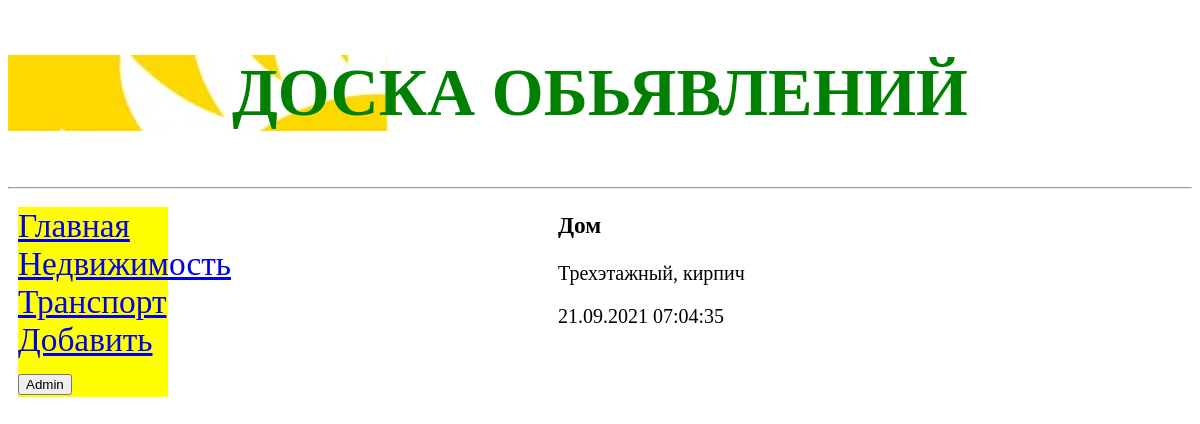
Screenshot of /bboard/1/ with the database file from the repository.
### bboard/models.py (models this page shows, shortened)
class Rubrik(models.Model):
	name = models.CharField(max_length=20, db_index=True, verbose_name="Название")
	class Meta:
		verbose_name_plural = "рубрики"
		verbose_name = "рубрика"
		ordering = ["name"]

class Bb(models.Model):
	title = models.CharField( max_length=50, verbose_name="Товар", help_text="поле заголовка", default="Типо заголовок",)
	content = models.TextField(null = True, blank=True, verbose_name="Описание", help_text="основное поле", default="Типо текс")
	price = models.FloatField(null=True, blank=True, verbose_name="Цена", help_text="поле цены",)
	published = models.DateTimeField(auto_now_add=True, db_index=True, verbose_name="Опубликованно", help_text="поле даты",)
	rubrik = models.ForeignKey("Rubrik", null=True, on_delete=models.PROTECT, verbose_name="Рубрика", help_text="поле рубрики",)
	class Meta:
		verbose_name_plural = "обьявления"
		verbose_name = "обьявление"
		ordering = ["-published"]

### bboard/views.py (the view)
# urls.py: path('<int:rubrik_id>/', by_rubrik, name='by_rubrik'),
def by_rubrik(request, rubrik_id):
	bbs = Bb.objects.filter(rubrik=rubrik_id)
	rubriks = Rubrik.objects.all()
	current_rubrik = Rubrik.objects.get(pk=rubrik_id)
	context = {"bbs":bbs, "rubriks":rubriks, "current_rubrik":current_rubrik}
	return render(request, "bboard/by_rubrik.html", context)

### bboard/templates/bboard/by_rubrik.html (shortened to what this page needs)
{% extends "layout/basic.html" %}
{% block content %}
<div>
	{% for bb in bbs %}
	<h3> {{bb.title}} </h2>
	<p> {{ bb.content }} </p>
	<p> {{ bb.published|date:"d.m.Y H:i:s" }} </p>
	{% endfor %}
</div>
{% endblock %}

### bboard/templates/layout/basic.html (shortened to what this page needs)
{% load static %}
<!DOCTYPE html>
<html>
	<head>
	</head>
	<header>
		<h2> Доска обьявлений </h2>
	</header>
	<hr>
	<body>
		<nav>
			<a href="{% url 'index' %}">Главная</a>
			{% for rubrik in rubriks %}
			<a href="{% url 'by_rubrik' rubrik.pk %}">{{ rubrik.name }}</a>
			{% endfor %}
			<a href="{% url 'add' %}">Добавить </a>
			<form action="/admin/" >
				<input type="submit" value="Admin">
			</form>
		</nav>
		<link rel="stylesheet" type="text/css" href="{% static 'bboard/style.css' %}">
		<section>
		{% block content %}
		{% endblock %}
		</section>
	</body>
</html>

### bboard/static/bboard/style.css (style rules this page uses)
header h2 { font-size: 50pt; text-transform: uppercase; text-align: center; color: green; background: url("cover.jpg") left / auto 500% no-repeat; }
nav { font-size: 25pt; width: 150px; float: left; }
nav { display: block; margin: 10px 10px; background: yellow; }
section { margin-left: 550px; font-size: 20px; padding: ; }

### rows the page displays
Rubrik: name "Недвижимость"
Rubrik: name "Транспорт"
Bb: title "Дом", content "Трехэтажный, кирпич", published "21.09.2021 07:04:35"
